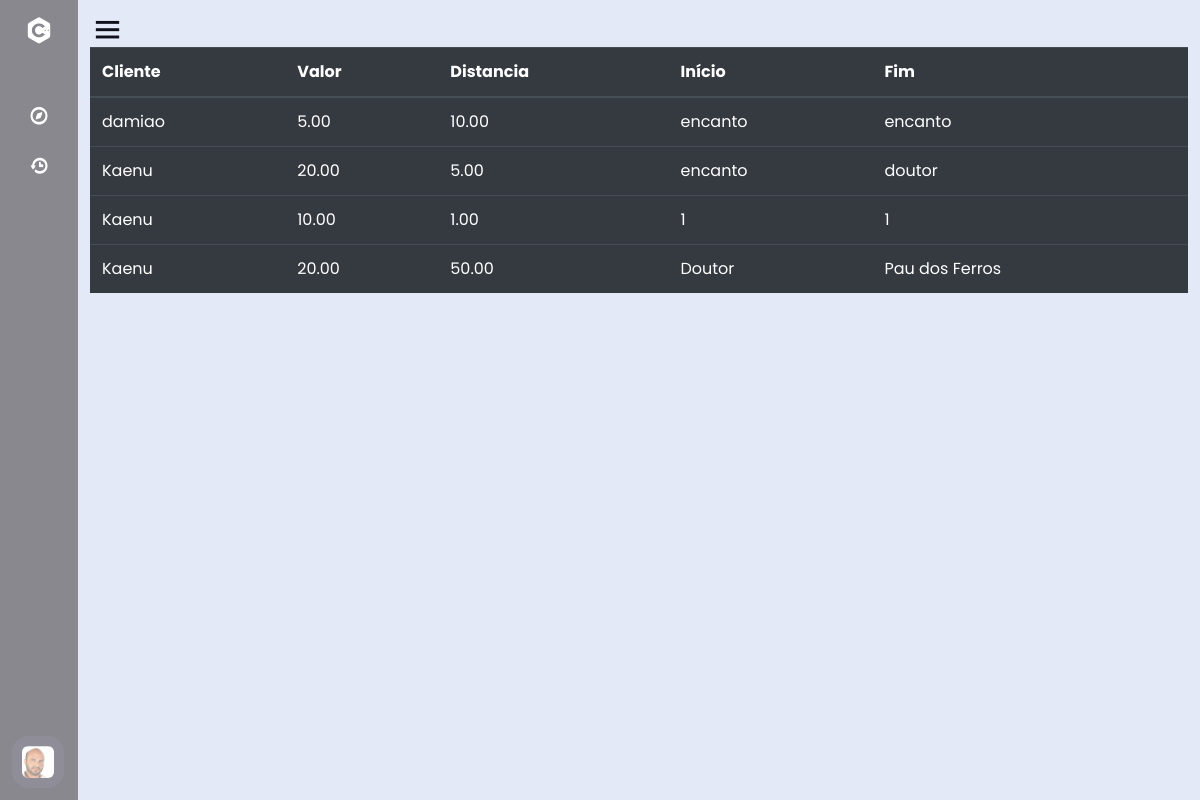
The page /history/ (signed in) on the database as committed earlier.
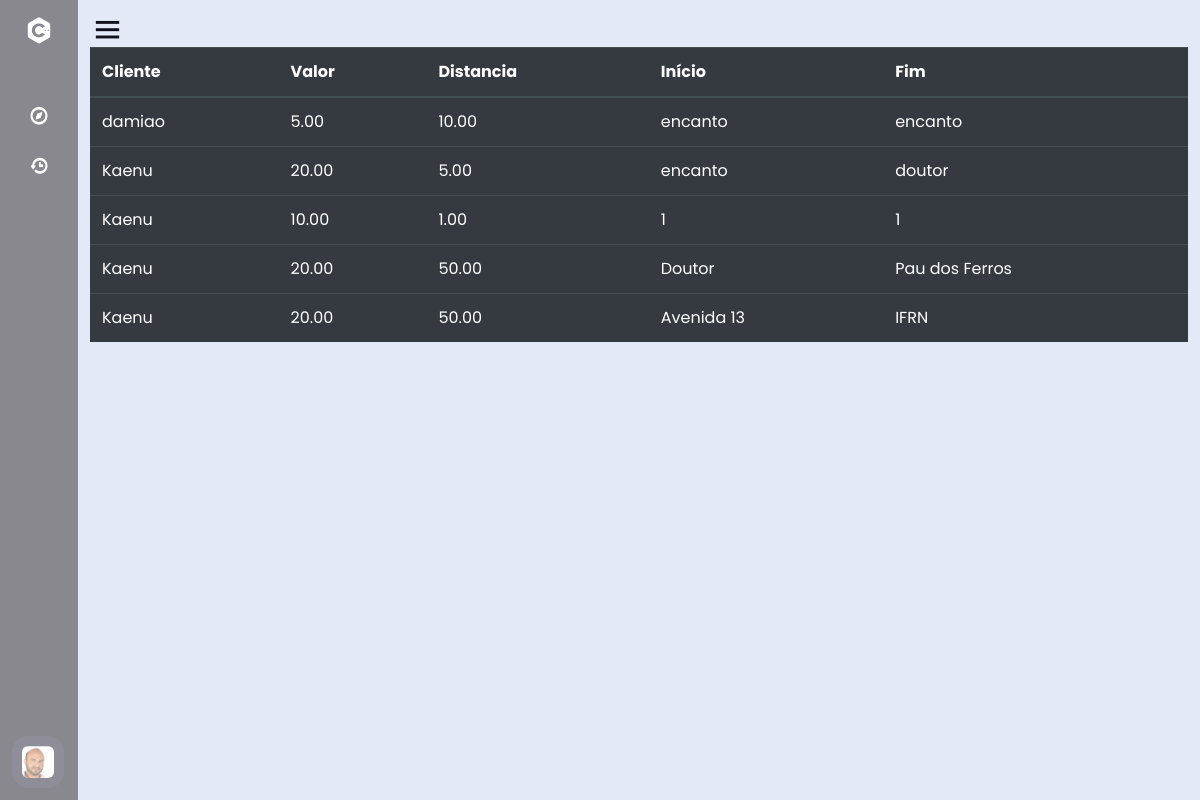
The same page on the database as committed later.
### Site/models.py (models this page shows)
class Ride(models.Model):
    value = models.DecimalField(max_digits=100, decimal_places=2, verbose_name='Valor')
    distance = models.DecimalField(max_digits=100, decimal_places=2, verbose_name='Distância')
    motoTax = models.ForeignKey(MotoTaxi, on_delete=models.PROTECT,verbose_name="Moto Taxi", null=True)
    cliente = models.ForeignKey(Client, on_delete=models.PROTECT, verbose_name="Cliente")
    start = models.CharField(max_length=300, verbose_name="Começo")
    end = models.CharField(max_length=300, verbose_name="Chegada")
    status = models.BooleanField(default=True)

### Site/views.py (the view)
# urls.py: path('history/', history, name='history')
@login_required
def history(request):
    user = getUser(request)
    if isinstance(user, MotoTaxi):
        print("taxi")
        rides = Ride.objects.filter(motoTax=user.id)
        return render(request, 'history_taxi.html', context={'rides':rides, 'commom': user})
    else:
        print("cliente")
        rides = Ride.objects.filter(cliente=user.id)
        return render(request, 'history_client.html', context={'rides':rides, 'commom': user})

### Site/views.py (called while the page is built)
def getUser(request):
    try:
        return Client.objects.get(username=request.user.username)
    except:
        return MotoTaxi.objects.get(username=request.user.username)

### templates/history_taxi.html (shortened to what this page needs)
{% extends 'base_taxi.html' %}
{% load bootstrap4 %}
{% block head %}
{% bootstrap_css %}
{% endblock head %}
{% block main %}
<table class="table table-dark">
    <thead>
      <tr>
        <th scope="col">Cliente</th>
        <th scope="col">Valor</th>
        <th scope="col">Distancia</th>
        <th scope="col">Início</th>
        <th scope="col">Fim</th>
      </tr>
    </thead>
    <tbody>
    {% for ride in rides %}
      <tr>
        <td>{{ ride.cliente.username }}</td>
        <td>{{ ride.value }}</td>
        <td>{{ ride.distance }}</td>
        <td>{{ ride.start }}</td>
        <td>{{ ride.end }}</td>
      </tr>
    {% endfor %}
    </tbody>
  </table>
{% endblock main %}

Rows that differ between the two databases and show on the page:
added Ride: cliente.username "Kaenu", value "20.00", distance "50.00", start "Avenida 13", end "IFRN"
